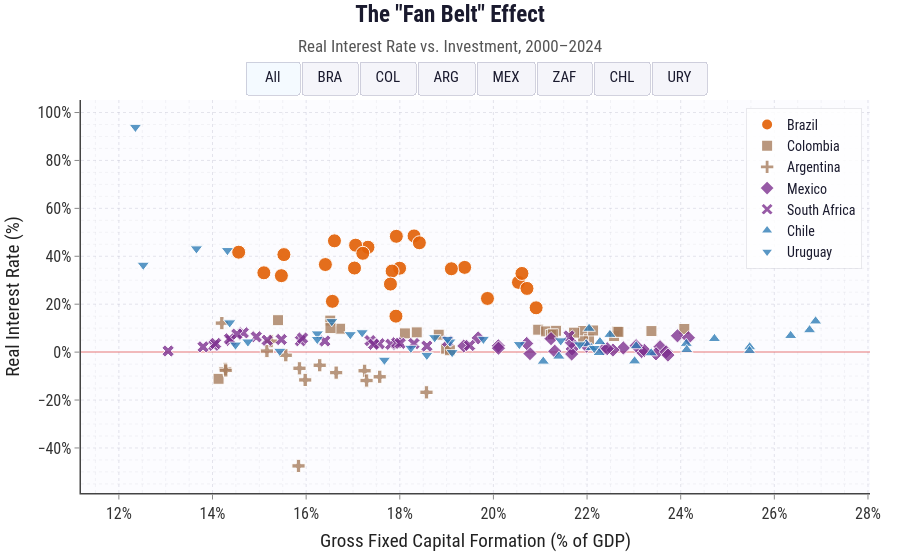

The code cell stored with this chart in its notebook:
### Code cell
# ══════════════════════════════════════════════════════════════
# LAYOUT (responsive for iframe embedding)
# ══════════════════════════════════════════════════════════════
fig.update_layout(
    template='plotly_white',
    autosize=True,
    margin=dict(l=60, r=30, t=100, b=50),
    plot_bgcolor='rgba(252,252,255,1)',
    paper_bgcolor='white',
    font=dict(family='Roboto Condensed, sans-serif', color='#1a1a2e'),
    xaxis=dict(
        title=dict(
            text='Gross Fixed Capital Formation (% of GDP)',
            font=dict(size=19, family='Roboto Condensed, sans-serif', color='#222'),
            standoff=12,
        ),
        tickfont=dict(size=16, color='#333'),
        ticksuffix='%',
        range=global_xrange,
        showgrid=True,
        gridcolor='rgba(180,180,200,0.35)',
        gridwidth=1,
        griddash='dot',
        zeroline=True,
        zerolinecolor='rgba(100,100,120,0.4)',
        zerolinewidth=1.5,
        showline=True,
        linecolor='#444',
        linewidth=1.5,
        mirror=False,
        ticks='outside',
        ticklen=5,
        tickcolor='#888',
        minor=dict(showgrid=True, gridcolor='rgba(200,200,210,0.2)', griddash='dot'),
    ),
    yaxis=dict(
        title=dict(
            text='Real Interest Rate (%)',
            font=dict(size=19, family='Roboto Condensed, sans-serif', color='#222'),
            standoff=12,
        ),
        tickfont=dict(size=16, color='#333'),
        ticksuffix='%',
        range=global_yrange,
        showgrid=True,
        gridcolor='rgba(180,180,200,0.35)',
        gridwidth=1,
        griddash='dot',
        zeroline=True,
        zerolinecolor='rgba(220,60,60,0.35)',
        zerolinewidth=2,
        showline=True,
        linecolor='#444',
        linewidth=1.5,
        mirror=False,
        ticks='outside',
        ticklen=5,
        tickcolor='#888',
        minor=dict(showgrid=True, gridcolor='rgba(200,200,210,0.2)', griddash='dot'),
    ),
    title=dict(
        text=(
            '<b>The "Fan Belt" Effect</b>'
            '<br><span style="font-size:17px;color:#555">'
            'Real Interest Rate vs. Investment, 2000–2024</span>'
        ),
        font=dict(size=23, family='Roboto Condensed, sans-serif', color='#1a1a2e'),
        x=0.5, xanchor='center',
        y=0.96,
    ),
    legend=dict(
        orientation='v',
        yanchor='top', y=0.98,
        xanchor='right', x=0.99,
        font=dict(size=14, family='Roboto Condensed, sans-serif'),
        bgcolor='rgba(255,255,255,0.85)',
        bordercolor='rgba(200,200,210,0.4)',
        borderwidth=1,
        itemsizing='constant',
        tracegroupgap=4,
    ),
    hovermode='closest',
    hoverlabel=dict(
        font_size=16,
        font_family='Roboto Condensed, sans-serif',
        font_color='black',
        bgcolor='rgba(255,255,255,0.95)',
        bordercolor='#bbb',
    ),
    updatemenus=[dict(
        type='buttons',
        direction='right',
        x=0.5, xanchor='center',
        y=1.0, yanchor='bottom',
        bgcolor='rgba(245,245,250,0.95)',
        bordercolor='rgba(180,180,200,0.6)',
        borderwidth=1,
        font=dict(size=15, family='Roboto Condensed, sans-serif', color='#1a1a2e'),
        buttons=buttons,
        pad=dict(r=6, t=6, b=6, l=6),
    )],
    annotations=[],
)

fig.show()

# Save as HTML - strip inline dimensions and use JS to resize
import re

plot_div = fig.to_html(include_plotlyjs=True, full_html=False, config={'responsive': True})

# Remove the inline width/height style from the plotly div
plot_div = re.sub(r'style="height:\s*\d+px;\s*width:\s*\d+px;"', 'style="width:100%; height:100%;"', plot_div)

html_content = f'''<!DOCTYPE html>
<html>
<head>
    <meta charset="utf-8" />
    <meta name="viewport" content="width=device-width, initial-scale=1.0">
    <style>
        * {{ margin: 0; padding: 0; box-sizing: border-box; }}
        html, body {{
            width: 100%;
            height: 100%;
            overflow: hidden;
        }}
        .js-plotly-plot {{
            width: 100% !important;
            height: 100% !important;
        }}
    </style>
</head>
<body>
{plot_div}
<script>
    function resizePlot() {{
        var gd = document.querySelector('.js-plotly-plot');
        if (gd && window.Plotly) {{
            var w = window.innerWidth;
            var h = window.innerHeight;
            Plotly.relayout(gd, {{
                width: w,
                height: h
            }});
        }}
    }}
    window.addEventListener('load', function() {{
        resizePlot();
        setTimeout(resizePlot, 50);
        setTimeout(resizePlot, 200);
    }});
    window.addEventListener('resize', resizePlot);
</script>
</body>
</html>
'''

with open("mov-in-mov.html", "w", encoding="utf-8") as f:
    f.write(html_content)
    
print("HTML saved. Chart will resize to fill iframe.")
